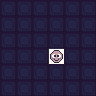

Rendered tile map (Tiled .tmx) drawn with the repository's tilesets; below, a short description and the full map source, tile grids included:
An orthogonal 6x6 tile map with 16x16 px tiles, 1 tile layer (Tile Layer 1).

<map version="1.4" tiledversion="1.4.3" orientation="orthogonal" renderorder="right-down" width="6" height="6" tilewidth="16" tileheight="16" infinite="0" nextlayerid="2" nextobjectid="1">
 <tileset firstgid="1" source="tilemap.tsx" />
 <layer id="1" name="Tile Layer 1" width="6" height="6">
  <data encoding="csv">
1,1,1,1,1,1,
1,1,1,1,1,1,
1,1,1,1,1,1,
1,1,1,4,1,1,
1,1,1,1,1,1,
1,1,1,1,1,1
</data>
 </layer>
</map>